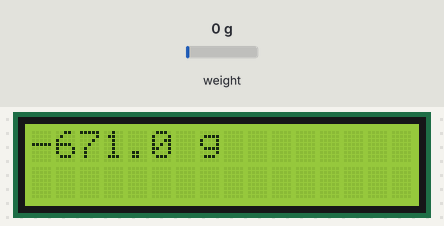
Bench run of a sketch on a simulated Arduino Uno, built with avr-gcc and run on an emulated ATmega328P. Shown: 16×2 character LCD. The inputs (shaded band) are chosen by the test bench; at power-on: weight on the scale 0 g.

Above: at 1.2 s.
1.3 s: weight on the scale set to 100 g
At 2.5 s:
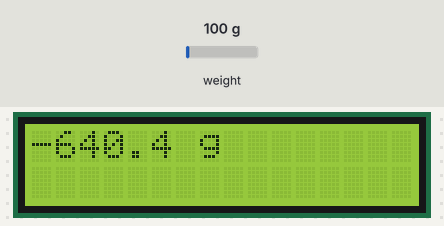
2.8 s: weight on the scale set to 1250 g
At 4.0 s:
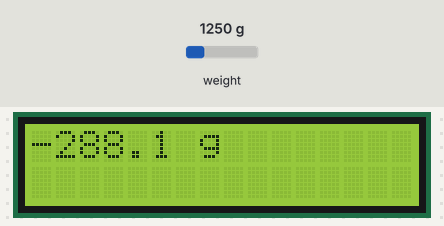
4.3 s: weight on the scale set to 2500 g
At 5.8 s:
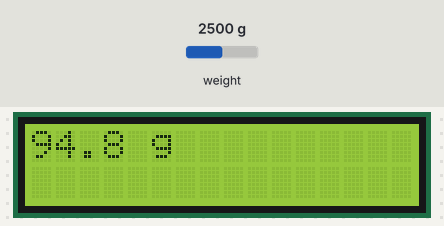
Timing chart, 0 to 7.3 s (numbered marks = the images above; inputs shaded):
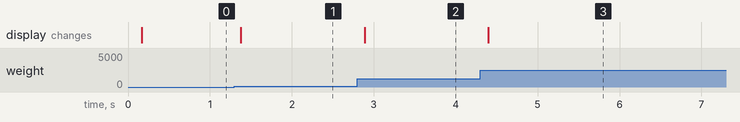

Measured:
- after the input at 1.3 s, the display: changes after 0.08 s (image 1)
- after the input at 2.8 s, the display: changes after 0.09 s (image 2)
- after the input at 4.3 s, the display: changes after 0.10 s (image 3)

The sketch:

loadcellLCD.ino
```cpp
/* sample for digital weight scale of hx711, display with a HD44780 liquid crtstal monitor
 *
 * hardware design: syyyd
 * available at http://syyyd.taobao.com
 *
 * library design: Weihong Guan (@aguegu)
 * http://aguegu.net
 *
 * library host on
 * https://github.com/aguegu/Arduino
 */

// Hx711.DOUT - pin #A1
// Hx711.SCK - pin #A0

// LCD.RS - pin 12
// LCD.En - pin 11
// LCD.D4 - pin 5
// LCD.D5 - pin 4
// LCD.D6 - pin 3
// LCD.D7 - pin 2

#include <LiquidCrystal.h>
#include "HX711.h"
 float value = 0;
LiquidCrystal lcd(12, 11, 5, 4, 3, 2);
HX711 scale(A1, A0);

void setup() {

  lcd.begin(16, 2);

}

void loop() {
  readCell_1();
  lcd.setCursor(0, 0);
  lcd.print(value, 1);
  lcd.print(" g");
  lcd.print("       ");

  delay(200);
}

void readCell_1()
{
  long preset = 920000;
  float grams = 100.0;
  int phoneWeight = 155;
  long analogPhoneWeight = 1132568;
  //float value = 0;
  float val = 0;
  val = (analogPhoneWeight - preset)/155;
  value = ((scale.read()-preset)/val);
  //Serial.println(value);

}
```
